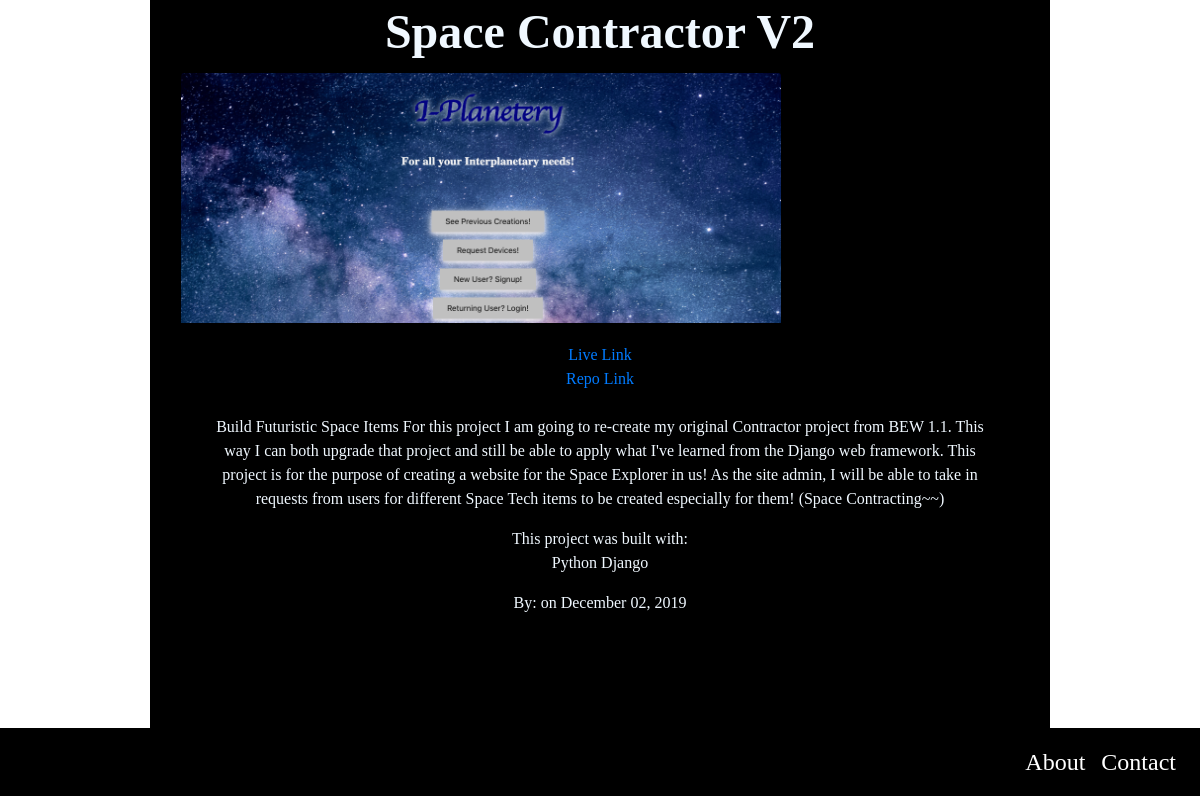
/websites/ (lower part), run on an earlier commit of the app's database.
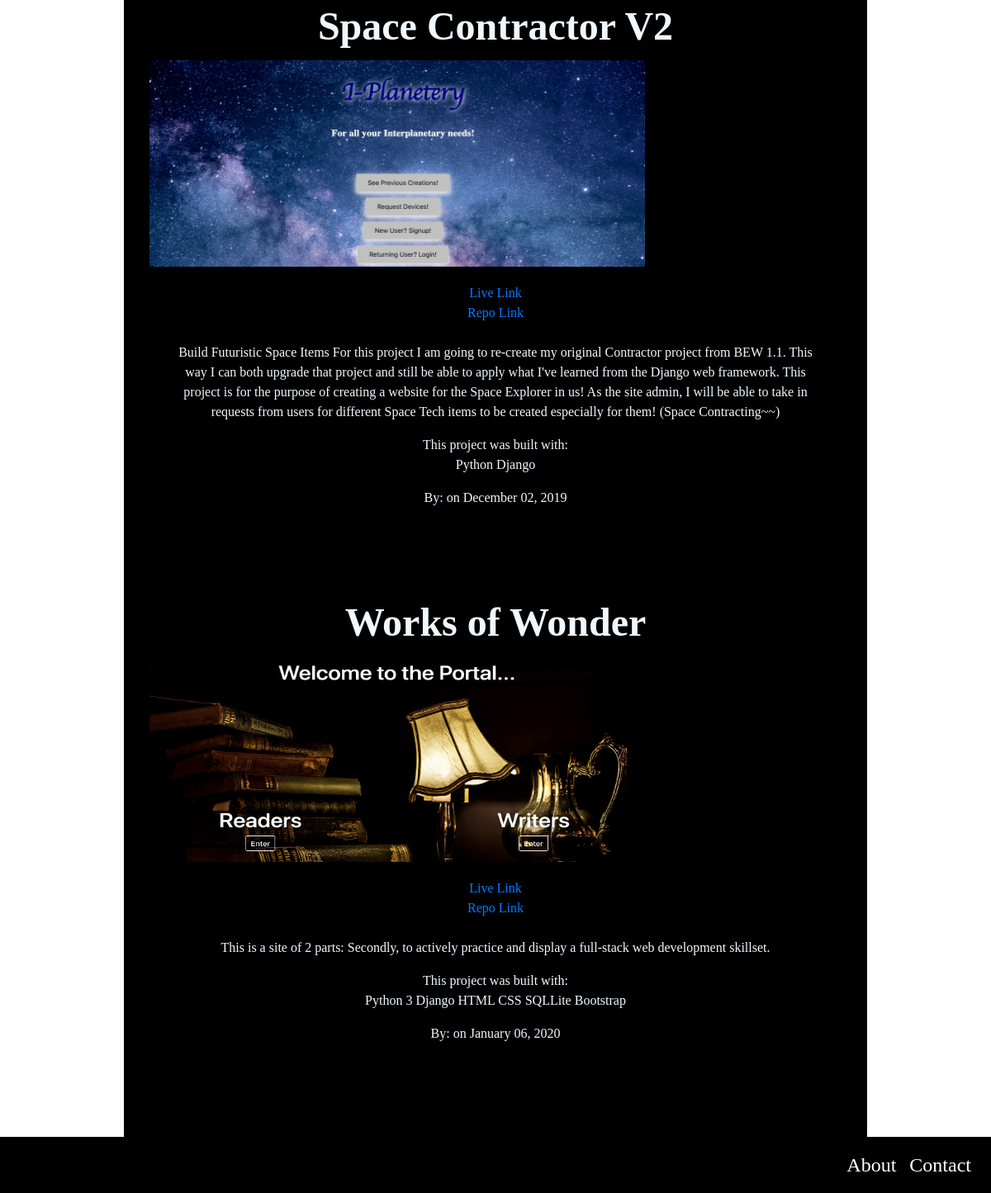
And on a later commit of the database.
### websites/models.py (models this page shows, shortened)
class Website(models.Model):
    title = models.CharField(max_length=255)
    img = models.ImageField(upload_to='pics/')
    live_url = models.URLField(max_length=200)
    repo_url = models.URLField(max_length=200)
    summary = models.TextField()
    created_on = models.DateTimeField(auto_now_add=False)
    built_with = models.TextField()

### websites/views.py (the view)
# urls.py: path('', WebsiteMainView.as_view(), name='website-main-page'),
class WebsiteMainView(ListView):
    model = Website
    def get(self, request):
        context={
            'websites': Website.objects.all()
    }
        return render(request, 'websites/website_index.html', context)

### websites/templates/websites/website_index.html (shortened to what this page needs)
{%extends 'base.html'%}
{% load static %}
{%block content %}
<div class = 'container col-xs-1' align="center" style="color: aliceblue;">
{% for website in websites %}
<div class="card mb-3"style="max-width: 900px; background-color: rgba(253, 253, 253, 0);">
    <h2 class="card-title" style="font-size: 3em;"><strong>{{website.title}}</strong></h2>
    <img class="card-img-top img-fluid" src="../../../static/personal_site/{{website.img}}" style="height: 250px; width: 600px;">
    <div class="card-body">
        <a href="#">Live Link</a><br>
        <a href="#">Repo Link</a><br><br>
        <p class="card-text">{{website.summary}}</strong></p>
        <p class="card-text">This project was built with: <br>{{website.built_with}}</strong></p>
        <p class="card-text">By: {{website.author}}  on {{website.created_on | date:"F d, Y"}}</p>
    </div>
  </div>
  <br><br><br>
{% endfor %}
{% endblock%}

What changed in the data, as far as the page shows it:
added Website: title "Works of Wonder", img (picture), summary "This is a site of 2 parts: Secondly, to actively practice and display a full-stack web development skillset.", built_with "Python 3 Django HTML CSS SQLLite Bootstrap", created_on "January 06, 2020"
